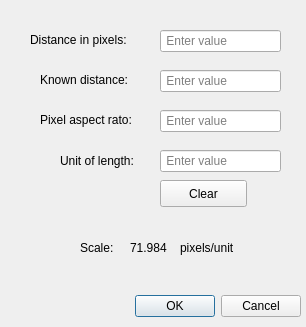
<?xml version="1.0" encoding="UTF-8"?>
<ui version="4.0">
 <class>set_scale_window</class>
 <widget class="QDialog" name="set_scale_window">
  <property name="geometry">
   <rect>
    <x>0</x>
    <y>0</y>
    <width>306</width>
    <height>327</height>
   </rect>
  </property>
  <property name="sizePolicy">
   <sizepolicy hsizetype="Fixed" vsizetype="Fixed">
    <horstretch>0</horstretch>
    <verstretch>0</verstretch>
   </sizepolicy>
  </property>
  <property name="windowTitle">
   <string>Set Scale</string>
  </property>
  <property name="toolTipDuration">
   <number>-1</number>
  </property>
  <widget class="QDialogButtonBox" name="buttonBox">
   <property name="geometry">
    <rect>
     <x>0</x>
     <y>290</y>
     <width>301</width>
     <height>32</height>
    </rect>
   </property>
   <property name="orientation">
    <enum>Qt::Horizontal</enum>
   </property>
   <property name="standardButtons">
    <set>QDialogButtonBox::Cancel|QDialogButtonBox::Ok</set>
   </property>
  </widget>
  <widget class="QLineEdit" name="setScaleInputField_DistanceInPixels">
   <property name="geometry">
    <rect>
     <x>160</x>
     <y>30</y>
     <width>121</width>
     <height>22</height>
    </rect>
   </property>
   <property name="inputMethodHints">
    <set>Qt::ImhDigitsOnly</set>
   </property>
   <property name="text">
    <string/>
   </property>
   <property name="placeholderText">
    <string> Enter value</string>
   </property>
  </widget>
  <widget class="QLineEdit" name="setScaleInputField_KnownDistance">
   <property name="geometry">
    <rect>
     <x>160</x>
     <y>70</y>
     <width>121</width>
     <height>22</height>
    </rect>
   </property>
   <property name="inputMethodHints">
    <set>Qt::ImhDigitsOnly</set>
   </property>
   <property name="text">
    <string/>
   </property>
   <property name="placeholderText">
    <string> Enter value</string>
   </property>
  </widget>
  <widget class="QLineEdit" name="setScaleInputField_PixelRatio">
   <property name="geometry">
    <rect>
     <x>160</x>
     <y>110</y>
     <width>121</width>
     <height>22</height>
    </rect>
   </property>
   <property name="inputMethodHints">
    <set>Qt::ImhDigitsOnly</set>
   </property>
   <property name="text">
    <string/>
   </property>
   <property name="placeholderText">
    <string> Enter value</string>
   </property>
  </widget>
  <widget class="QLabel" name="Label_1">
   <property name="geometry">
    <rect>
     <x>30</x>
     <y>30</y>
     <width>151</width>
     <height>19</height>
    </rect>
   </property>
   <property name="text">
    <string>Distance in pixels:</string>
   </property>
  </widget>
  <widget class="QLabel" name="label_2">
   <property name="geometry">
    <rect>
     <x>40</x>
     <y>70</y>
     <width>111</width>
     <height>19</height>
    </rect>
   </property>
   <property name="text">
    <string>Known distance:</string>
   </property>
  </widget>
  <widget class="QLabel" name="label_3">
   <property name="geometry">
    <rect>
     <x>40</x>
     <y>110</y>
     <width>121</width>
     <height>19</height>
    </rect>
   </property>
   <property name="sizePolicy">
    <sizepolicy hsizetype="Preferred" vsizetype="Preferred">
     <horstretch>0</horstretch>
     <verstretch>0</verstretch>
    </sizepolicy>
   </property>
   <property name="text">
    <string>Pixel aspect rato:</string>
   </property>
  </widget>
  <widget class="QPushButton" name="pushButton">
   <property name="geometry">
    <rect>
     <x>160</x>
     <y>180</y>
     <width>87</width>
     <height>27</height>
    </rect>
   </property>
   <property name="text">
    <string>Clear</string>
   </property>
  </widget>
  <widget class="QLabel" name="label_scale">
   <property name="geometry">
    <rect>
     <x>80</x>
     <y>240</y>
     <width>51</width>
     <height>16</height>
    </rect>
   </property>
   <property name="text">
    <string>Scale:</string>
   </property>
  </widget>
  <widget class="QLineEdit" name="setScaleInputField_Unit">
   <property name="geometry">
    <rect>
     <x>160</x>
     <y>150</y>
     <width>121</width>
     <height>22</height>
    </rect>
   </property>
   <property name="inputMethodHints">
    <set>Qt::ImhDigitsOnly</set>
   </property>
   <property name="text">
    <string/>
   </property>
   <property name="placeholderText">
    <string> Enter value</string>
   </property>
  </widget>
  <widget class="QLabel" name="label_4">
   <property name="geometry">
    <rect>
     <x>60</x>
     <y>150</y>
     <width>101</width>
     <height>21</height>
    </rect>
   </property>
   <property name="sizePolicy">
    <sizepolicy hsizetype="Preferred" vsizetype="Preferred">
     <horstretch>0</horstretch>
     <verstretch>0</verstretch>
    </sizepolicy>
   </property>
   <property name="text">
    <string>Unit of length:</string>
   </property>
  </widget>
  <widget class="QLabel" name="label_scale_result">
   <property name="geometry">
    <rect>
     <x>130</x>
     <y>240</y>
     <width>51</width>
     <height>16</height>
    </rect>
   </property>
   <property name="text">
    <string>71.984</string>
   </property>
  </widget>
  <widget class="QLabel" name="label_scale_unit">
   <property name="geometry">
    <rect>
     <x>180</x>
     <y>240</y>
     <width>81</width>
     <height>16</height>
    </rect>
   </property>
   <property name="text">
    <string>pixels/unit</string>
   </property>
  </widget>
 </widget>
 <resources/>
 <connections>
  <connection>
   <sender>buttonBox</sender>
   <signal>accepted()</signal>
   <receiver>set_scale_window</receiver>
   <slot>accept()</slot>
   <hints>
    <hint type="sourcelabel">
     <x>248</x>
     <y>254</y>
    </hint>
    <hint type="destinationlabel">
     <x>157</x>
     <y>274</y>
    </hint>
   </hints>
  </connection>
  <connection>
   <sender>buttonBox</sender>
   <signal>rejected()</signal>
   <receiver>set_scale_window</receiver>
   <slot>reject()</slot>
   <hints>
    <hint type="sourcelabel">
     <x>316</x>
     <y>260</y>
    </hint>
    <hint type="destinationlabel">
     <x>286</x>
     <y>274</y>
    </hint>
   </hints>
  </connection>
 </connections>
</ui>
